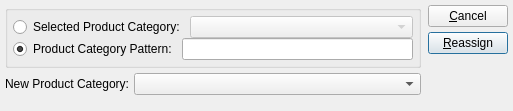
<?xml version="1.0" encoding="UTF-8"?>
<ui version="4.0">
 <comment>This file is part of the xTuple ERP: PostBooks Edition, a free and
open source Enterprise Resource Planning software suite,
Copyright (c) 1999-2018 by OpenMFG LLC, d/b/a xTuple.
It is licensed to you under the Common Public Attribution License
version 1.0, the full text of which (including xTuple-specific Exhibits)
is available at www.xtuple.com/CPAL.  By using this software, you agree
to be bound by its terms.</comment>
 <class>reassignProductCategoryByProductCategory</class>
 <widget class="QDialog" name="reassignProductCategoryByProductCategory">
  <property name="geometry">
   <rect>
    <x>0</x>
    <y>0</y>
    <width>513</width>
    <height>111</height>
   </rect>
  </property>
  <property name="windowTitle">
   <string>Reassign Product Category by Product Category</string>
  </property>
  <layout class="QHBoxLayout">
   <property name="spacing">
    <number>7</number>
   </property>
   <property name="margin">
    <number>5</number>
   </property>
   <item>
    <layout class="QVBoxLayout">
     <property name="spacing">
      <number>0</number>
     </property>
     <property name="margin">
      <number>0</number>
     </property>
     <item>
      <layout class="QVBoxLayout">
       <property name="spacing">
        <number>5</number>
       </property>
       <property name="margin">
        <number>0</number>
       </property>
       <item>
        <widget class="QGroupBox" name="_classcodeGroup">
         <property name="title">
          <string/>
         </property>
         <layout class="QVBoxLayout">
          <property name="spacing">
           <number>0</number>
          </property>
          <property name="margin">
           <number>5</number>
          </property>
          <item>
           <layout class="QHBoxLayout">
            <property name="spacing">
             <number>5</number>
            </property>
            <property name="margin">
             <number>0</number>
            </property>
            <item>
             <widget class="QRadioButton" name="_selectedProductCategory">
              <property name="text">
               <string>Selected Product Category:</string>
              </property>
             </widget>
            </item>
            <item>
             <widget class="XComboBox" name="_productCategories">
              <property name="enabled">
               <bool>false</bool>
              </property>
              <property name="sizePolicy">
               <sizepolicy hsizetype="Expanding" vsizetype="Fixed">
                <horstretch>0</horstretch>
                <verstretch>0</verstretch>
               </sizepolicy>
              </property>
             </widget>
            </item>
           </layout>
          </item>
          <item>
           <layout class="QHBoxLayout">
            <property name="spacing">
             <number>5</number>
            </property>
            <property name="margin">
             <number>0</number>
            </property>
            <item>
             <widget class="QRadioButton" name="_productCategoryPattern">
              <property name="text">
               <string>Product Category Pattern:</string>
              </property>
              <property name="checked">
               <bool>true</bool>
              </property>
             </widget>
            </item>
            <item>
             <widget class="XLineEdit" name="_productCategory"/>
            </item>
           </layout>
          </item>
         </layout>
        </widget>
       </item>
       <item>
        <layout class="QHBoxLayout">
         <property name="spacing">
          <number>5</number>
         </property>
         <property name="margin">
          <number>0</number>
         </property>
         <item>
          <widget class="QLabel" name="_newProductCategoryLit">
           <property name="text">
            <string>New Product Category:</string>
           </property>
           <property name="alignment">
            <set>Qt::AlignRight|Qt::AlignTrailing|Qt::AlignVCenter</set>
           </property>
          </widget>
         </item>
         <item>
          <widget class="XComboBox" name="_newProductCategory">
           <property name="sizePolicy">
            <sizepolicy hsizetype="Expanding" vsizetype="Fixed">
             <horstretch>0</horstretch>
             <verstretch>0</verstretch>
            </sizepolicy>
           </property>
          </widget>
         </item>
        </layout>
       </item>
      </layout>
     </item>
     <item>
      <spacer>
       <property name="orientation">
        <enum>Qt::Vertical</enum>
       </property>
       <property name="sizeType">
        <enum>QSizePolicy::Expanding</enum>
       </property>
       <property name="sizeHint" stdset="0">
        <size>
         <width>20</width>
         <height>20</height>
        </size>
       </property>
      </spacer>
     </item>
    </layout>
   </item>
   <item>
    <layout class="QVBoxLayout">
     <property name="spacing">
      <number>0</number>
     </property>
     <property name="margin">
      <number>0</number>
     </property>
     <item>
      <layout class="QVBoxLayout">
       <property name="spacing">
        <number>5</number>
       </property>
       <property name="margin">
        <number>0</number>
       </property>
       <item>
        <widget class="QPushButton" name="_close">
         <property name="text">
          <string>&amp;Cancel</string>
         </property>
        </widget>
       </item>
       <item>
        <widget class="QPushButton" name="_reassign">
         <property name="text">
          <string>&amp;Reassign</string>
         </property>
         <property name="default">
          <bool>true</bool>
         </property>
        </widget>
       </item>
      </layout>
     </item>
     <item>
      <spacer>
       <property name="orientation">
        <enum>Qt::Vertical</enum>
       </property>
       <property name="sizeType">
        <enum>QSizePolicy::Expanding</enum>
       </property>
       <property name="sizeHint" stdset="0">
        <size>
         <width>20</width>
         <height>20</height>
        </size>
       </property>
      </spacer>
     </item>
    </layout>
   </item>
  </layout>
 </widget>
 <layoutdefault spacing="6" margin="11"/>
 <customwidgets>
  <customwidget>
   <class>XComboBox</class>
   <extends>QComboBox</extends>
   <header>xcombobox.h</header>
  </customwidget>
  <customwidget>
   <class>XLineEdit</class>
   <extends>QLineEdit</extends>
   <header>xlineedit.h</header>
   <container>1</container>
  </customwidget>
 </customwidgets>
 <tabstops>
  <tabstop>_selectedProductCategory</tabstop>
  <tabstop>_productCategories</tabstop>
  <tabstop>_productCategoryPattern</tabstop>
  <tabstop>_productCategory</tabstop>
  <tabstop>_newProductCategory</tabstop>
  <tabstop>_reassign</tabstop>
  <tabstop>_close</tabstop>
 </tabstops>
 <resources/>
 <connections>
  <connection>
   <sender>_productCategoryPattern</sender>
   <signal>toggled(bool)</signal>
   <receiver>_productCategory</receiver>
   <slot>setEnabled(bool)</slot>
   <hints>
    <hint type="sourcelabel">
     <x>20</x>
     <y>20</y>
    </hint>
    <hint type="destinationlabel">
     <x>20</x>
     <y>20</y>
    </hint>
   </hints>
  </connection>
  <connection>
   <sender>_selectedProductCategory</sender>
   <signal>toggled(bool)</signal>
   <receiver>_productCategories</receiver>
   <slot>setEnabled(bool)</slot>
   <hints>
    <hint type="sourcelabel">
     <x>20</x>
     <y>20</y>
    </hint>
    <hint type="destinationlabel">
     <x>20</x>
     <y>20</y>
    </hint>
   </hints>
  </connection>
  <connection>
   <sender>_close</sender>
   <signal>clicked()</signal>
   <receiver>reassignProductCategoryByProductCategory</receiver>
   <slot>reject()</slot>
   <hints>
    <hint type="sourcelabel">
     <x>20</x>
     <y>20</y>
    </hint>
    <hint type="destinationlabel">
     <x>20</x>
     <y>20</y>
    </hint>
   </hints>
  </connection>
 </connections>
</ui>
